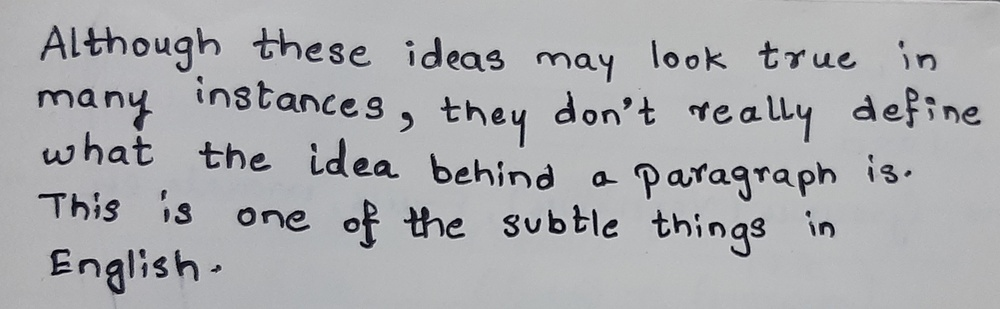
#> input picture a.jpg, 1000 x 309 px, shrunk from 2621 x 811 before the run
$ python -i converttolines.py   (imports and definitions only)
#> lines starting #> are read from the running program, lines starting #| are printed output that depends on the picture; after the words box and inside, x2 and y2 are one past the last pixel; in counts of white or black regions, pixels touching at a corner belong together
import cv2
import numpy as np


#import image
def convert_to_words(imagepath):
#> called with imagepath = 'a.jpg'
    image = cv2.imread(imagepath)
#> image is the input picture: shape (309, 1000, 3); mean B, G, R 174.6, 171.7, 171
    image_1 = cv2.imread(imagepath)
    image_2 = cv2.imread(imagepath)
    # [11 lines of commented-out code are left out]
    gray = cv2.cvtColor(image, cv2.COLOR_BGR2GRAY)
    # cv2.imshow('gray', gray)
    # cv2.waitKey(0)
    # cv2.imwrite("results/gray.png", gray)

    # binary
    ret, thresh = cv2.threshold(gray, 127, 255, cv2.THRESH_BINARY_INV)
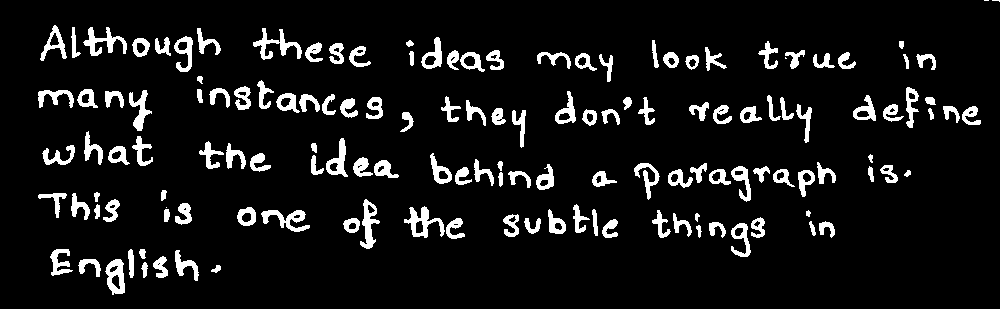
#> thresh: shape (309, 1000); 8.6% white; 144 white regions (4 under 20 px), largest, box (x1, y1, x2, y2) and area: (404, 206, 445, 238) 517, (253, 28, 302, 60) 508, (83, 27, 127, 56) 490
    # cv2.imshow('second', thresh)
    # cv2.waitKey(0)
    # cv2.imwrite("results/thresh.png", thresh)

    # dilation
    kernel = np.ones((1, 100), np.uint8)
    # kernel = np.ones((100, 10), np.uint8)
    img_dilation = cv2.dilate(thresh, kernel, iterations=1)
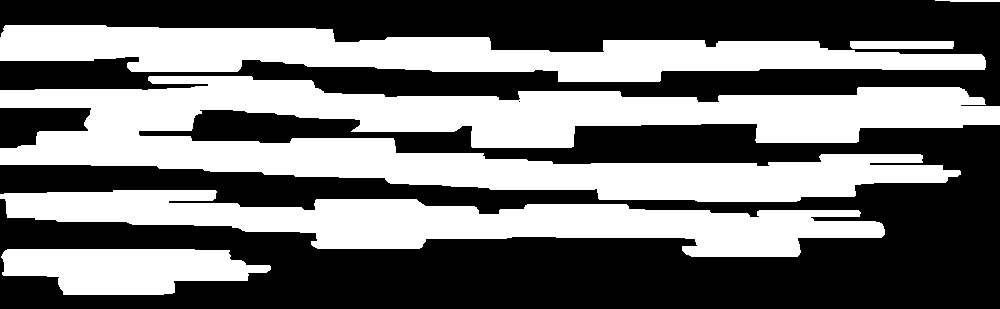
#> img_dilation: shape (309, 1000); 44.8% white; 6 white regions
    cv2.imshow('dilated', img_dilation)
    cv2.waitKey(0)
    # cv2.imwrite("results/dilated.png", img_dilation)

    # find contours
    ctrs, hier = cv2.findContours(img_dilation.copy(), cv2.RETR_EXTERNAL,
                                  cv2.CHAIN_APPROX_SIMPLE)
#> ctrs = 6 contours; box (x1, y1, x2, y2) and area: (0, 76, 1000, 202) 66268, (0, 25, 986, 82) 29222, (0, 190, 885, 257) 28491, (1, 249, 271, 295) 8784, (850, 41, 954, 49) 718, (935, 0, 1000, 2) 50

    # sort contours
    sorted_ctrs = sorted(ctrs, key=lambda ctr: cv2.boundingRect(ctr)[0])
#> sorted_ctrs has the same summary as ctrs
    count = 0
    c = 0
    for i, ctr in enumerate(reversed(sorted_ctrs)):
        # Get bounding box
        x, y, w, h = cv2.boundingRect(ctr)

        # Getting ROI
        roi = image[y:y + h, x:x + w]
        # cv2.imwrite("lines/" + str(c) + ".png", roi)
        # c += 1
        kernel_word = np.ones((100, 10), np.uint8)
        gray_word = cv2.cvtColor(roi, cv2.COLOR_BGR2GRAY)

        ret_word, thresh_word = cv2.threshold(gray_word, 127, 255,
                                              cv2.THRESH_BINARY_INV)

        img_dilation_word = cv2.dilate(thresh_word, kernel_word, iterations=1)

        ctrs_word, hier_word = cv2.findContours(img_dilation_word.copy(),
                                                cv2.RETR_EXTERNAL,
                                                cv2.CHAIN_APPROX_SIMPLE)

        sorted_ctrs_words = sorted(ctrs_word,
                                   key=lambda ctr: cv2.boundingRect(ctr)[0])

        for j, ctr_word in enumerate(sorted_ctrs_words):
            x_word, y_word, w_word, h_word = cv2.boundingRect(ctr_word)
            cv2.rectangle(roi, (x_word, y_word), (x_word +
                        w_word, y_word + h_word), (84, 24, 62), 2)
            cv2.rectangle(image_1, (x + x_word, y + y_word), (x + x_word +
                        w_word, y + y_word + h_word), (84, 24, 62), 2)
            word = gray[y + y_word:y + y_word + h_word,
                        x + x_word:x + x_word + w_word]
            cv2.imwrite("words/" + str(count + 1) + ".png", word)
            count += 1
#> this loop made 6 passes
#> (x, y, w, h) on passes 3 to 6: (1, 249, 270, 46), (0, 25, 986, 57), (0, 76, 1000, 126), (0, 190, 885, 67)
#> (x, y, w, h, sorted_ctrs_words) on passes 1 to 2: (935, 0, 65, 2, [[[45, 0], [45, 1], [64, 1], [64, 0]]]), (850, 41, 104, 8, [[[45, 0], [45, 7], [58, 7], [58, 0]]])
#> pass 3, in convert_to_words, `img_dilation_word = cv2.dilate(thresh_word, kernel_word, iterations=1)`:
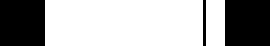
#> img_dilation_word: shape (46, 270); 65.6% white; 3 black regions, box (x1, y1, x2, y2) and area: (0, 0, 45, 46) 2070, (225, 0, 270, 46) 2070, (203, 0, 206, 46) 138
#> after the loop:
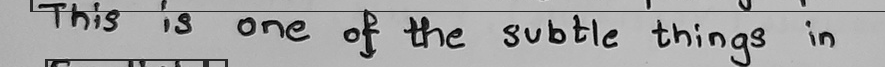
#> gray_word: shape (67, 885); min 0, max 229, mean 165.8
#> after the loop:
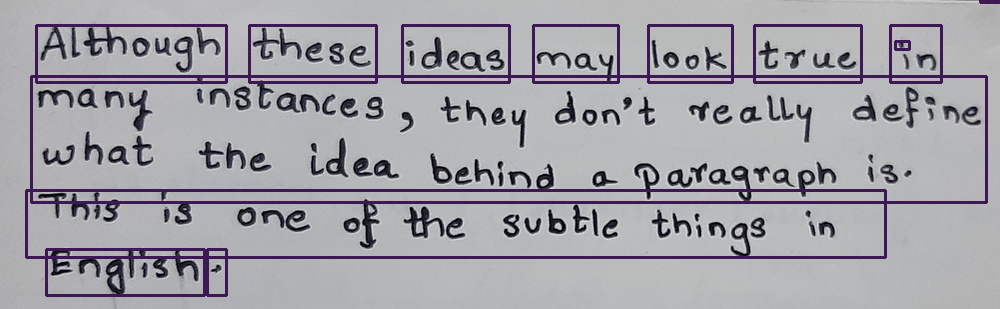
#> image_1: shape (309, 1000, 3); mean B, G, R 168, 161.3, 163.1
#> after the loop:
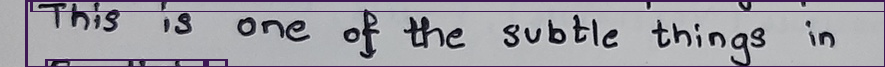
#> roi: shape (67, 885, 3); mean B, G, R 165.2, 158, 159.7
#> after the loop:
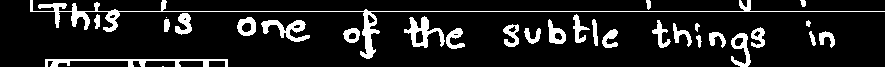
#> thresh_word: shape (67, 885); 12% white; 30 white regions (2 under 20 px), largest, box (x1, y1, x2, y2) and area: (30, 0, 885, 59) 2132, (45, 59, 228, 67) 607, (404, 16, 445, 48) 517
#> after the loop, count = 13

        # [19 lines of commented-out code are left out]

>>> result = convert_to_words('a.jpg')
